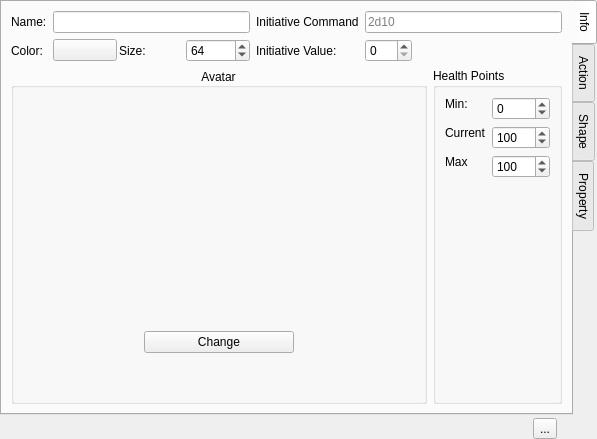
<?xml version="1.0" encoding="UTF-8"?>
<ui version="4.0">
 <class>AntagonistBoard</class>
 <widget class="QWidget" name="AntagonistBoard">
  <property name="geometry">
   <rect>
    <x>0</x>
    <y>0</y>
    <width>597</width>
    <height>439</height>
   </rect>
  </property>
  <property name="windowTitle">
   <string>NpcMaker</string>
  </property>
  <layout class="QVBoxLayout" name="verticalLayout_10">
   <property name="spacing">
    <number>2</number>
   </property>
   <property name="leftMargin">
    <number>0</number>
   </property>
   <property name="topMargin">
    <number>0</number>
   </property>
   <property name="rightMargin">
    <number>0</number>
   </property>
   <property name="bottomMargin">
    <number>0</number>
   </property>
   <item>
    <widget class="QStackedWidget" name="stackedWidget">
     <property name="sizePolicy">
      <sizepolicy hsizetype="Preferred" vsizetype="Minimum">
       <horstretch>0</horstretch>
       <verstretch>0</verstretch>
      </sizepolicy>
     </property>
     <property name="currentIndex">
      <number>1</number>
     </property>
     <widget class="QWidget" name="page_3">
      <layout class="QVBoxLayout" name="verticalLayout_8">
       <property name="spacing">
        <number>3</number>
       </property>
       <property name="leftMargin">
        <number>0</number>
       </property>
       <property name="topMargin">
        <number>0</number>
       </property>
       <property name="rightMargin">
        <number>0</number>
       </property>
       <property name="bottomMargin">
        <number>0</number>
       </property>
       <item>
        <layout class="QHBoxLayout" name="horizontalLayout_11">
         <item>
          <widget class="QLabel" name="label_10">
           <property name="text">
            <string>Search:</string>
           </property>
          </widget>
         </item>
         <item>
          <widget class="QLineEdit" name="m_searchLine"/>
         </item>
         <item>
          <widget class="QToolButton" name="m_advencedBtn">
           <property name="text">
            <string>...</string>
           </property>
           <property name="checkable">
            <bool>true</bool>
           </property>
           <property name="autoRaise">
            <bool>true</bool>
           </property>
          </widget>
         </item>
        </layout>
       </item>
       <item>
        <widget class="QGroupBox" name="m_advencedGroup">
         <property name="sizePolicy">
          <sizepolicy hsizetype="Preferred" vsizetype="Minimum">
           <horstretch>0</horstretch>
           <verstretch>0</verstretch>
          </sizepolicy>
         </property>
         <property name="title">
          <string>Advanced</string>
         </property>
         <layout class="QGridLayout" name="gridLayout_2">
          <property name="leftMargin">
           <number>0</number>
          </property>
          <property name="topMargin">
           <number>0</number>
          </property>
          <property name="rightMargin">
           <number>0</number>
          </property>
          <property name="bottomMargin">
           <number>0</number>
          </property>
          <property name="spacing">
           <number>3</number>
          </property>
          <item row="0" column="4">
           <widget class="QCheckBox" name="m_withoutAvatar">
            <property name="text">
             <string>Without</string>
            </property>
           </widget>
          </item>
          <item row="4" column="3">
           <widget class="QCheckBox" name="m_withActions">
            <property name="text">
             <string>with</string>
            </property>
           </widget>
          </item>
          <item row="0" column="0" colspan="3">
           <widget class="QLabel" name="label_2">
            <property name="text">
             <string>Avatar:</string>
            </property>
            <property name="alignment">
             <set>Qt::AlignmentFlag::AlignCenter</set>
            </property>
           </widget>
          </item>
          <item row="1" column="0" colspan="3">
           <widget class="QLabel" name="label_11">
            <property name="text">
             <string>exclude:</string>
            </property>
            <property name="alignment">
             <set>Qt::AlignmentFlag::AlignCenter</set>
            </property>
           </widget>
          </item>
          <item row="2" column="0" colspan="3">
           <widget class="QLabel" name="label_12">
            <property name="text">
             <string>tags: </string>
            </property>
            <property name="alignment">
             <set>Qt::AlignmentFlag::AlignCenter</set>
            </property>
           </widget>
          </item>
          <item row="4" column="0" colspan="3">
           <widget class="QLabel" name="label_15">
            <property name="text">
             <string>Actions:</string>
            </property>
            <property name="alignment">
             <set>Qt::AlignmentFlag::AlignCenter</set>
            </property>
           </widget>
          </item>
          <item row="2" column="3" colspan="5">
           <widget class="QLineEdit" name="m_tags"/>
          </item>
          <item row="3" column="0" colspan="3">
           <widget class="QLabel" name="label_14">
            <property name="text">
             <string>State:</string>
            </property>
            <property name="alignment">
             <set>Qt::AlignmentFlag::AlignCenter</set>
            </property>
           </widget>
          </item>
          <item row="0" column="3">
           <widget class="QCheckBox" name="m_withAvatar">
            <property name="text">
             <string>with</string>
            </property>
           </widget>
          </item>
          <item row="5" column="3">
           <widget class="QCheckBox" name="m_withShape">
            <property name="text">
             <string>with</string>
            </property>
           </widget>
          </item>
          <item row="5" column="4">
           <widget class="QCheckBox" name="m_withoutShape">
            <property name="text">
             <string>without</string>
            </property>
           </widget>
          </item>
          <item row="2" column="8">
           <widget class="QLabel" name="label_13">
            <property name="text">
             <string>exclude tags:</string>
            </property>
            <property name="alignment">
             <set>Qt::AlignmentFlag::AlignRight|Qt::AlignmentFlag::AlignTrailing|Qt::AlignmentFlag::AlignVCenter</set>
            </property>
           </widget>
          </item>
          <item row="3" column="3" colspan="5">
           <widget class="QComboBox" name="m_currentState"/>
          </item>
          <item row="3" column="8">
           <widget class="QLabel" name="label_17">
            <property name="text">
             <string>Health:</string>
            </property>
            <property name="alignment">
             <set>Qt::AlignmentFlag::AlignRight|Qt::AlignmentFlag::AlignTrailing|Qt::AlignmentFlag::AlignVCenter</set>
            </property>
           </widget>
          </item>
          <item row="3" column="9">
           <widget class="QCheckBox" name="m_fullHealth">
            <property name="text">
             <string>full life</string>
            </property>
           </widget>
          </item>
          <item row="3" column="10">
           <widget class="QCheckBox" name="m_injured">
            <property name="text">
             <string>Injured</string>
            </property>
           </widget>
          </item>
          <item row="3" column="11">
           <widget class="QCheckBox" name="m_healthMin">
            <property name="text">
             <string>Dead</string>
            </property>
           </widget>
          </item>
          <item row="4" column="4">
           <widget class="QCheckBox" name="m_withoutAction">
            <property name="text">
             <string>without</string>
            </property>
           </widget>
          </item>
          <item row="0" column="10">
           <widget class="QCheckBox" name="m_withoutInit">
            <property name="text">
             <string>without</string>
            </property>
           </widget>
          </item>
          <item row="0" column="9">
           <widget class="QCheckBox" name="m_withInit">
            <property name="text">
             <string>with</string>
            </property>
           </widget>
          </item>
          <item row="0" column="6" colspan="3">
           <widget class="QLabel" name="label_16">
            <property name="text">
             <string>Initiative Score:</string>
            </property>
            <property name="alignment">
             <set>Qt::AlignmentFlag::AlignRight|Qt::AlignmentFlag::AlignTrailing|Qt::AlignmentFlag::AlignVCenter</set>
            </property>
           </widget>
          </item>
          <item row="4" column="10">
           <widget class="QCheckBox" name="m_withoutProperties">
            <property name="text">
             <string>without</string>
            </property>
           </widget>
          </item>
          <item row="5" column="10">
           <widget class="QCheckBox" name="m_withoutInitCmd">
            <property name="text">
             <string>without</string>
            </property>
           </widget>
          </item>
          <item row="4" column="9">
           <widget class="QCheckBox" name="m_withProperties">
            <property name="text">
             <string>with</string>
            </property>
           </widget>
          </item>
          <item row="5" column="9">
           <widget class="QCheckBox" name="m_withInitCmd">
            <property name="text">
             <string>with</string>
            </property>
           </widget>
          </item>
          <item row="4" column="8">
           <widget class="QLabel" name="label_19">
            <property name="text">
             <string>Properties:</string>
            </property>
            <property name="alignment">
             <set>Qt::AlignmentFlag::AlignRight|Qt::AlignmentFlag::AlignTrailing|Qt::AlignmentFlag::AlignVCenter</set>
            </property>
           </widget>
          </item>
          <item row="5" column="8">
           <widget class="QLabel" name="label_20">
            <property name="text">
             <string>Initiative Command:</string>
            </property>
           </widget>
          </item>
          <item row="2" column="9" colspan="3">
           <widget class="QLineEdit" name="m_exludedTags"/>
          </item>
          <item row="1" column="3" colspan="9">
           <widget class="QLineEdit" name="m_textToExclude"/>
          </item>
          <item row="5" column="0" colspan="3">
           <widget class="QLabel" name="label_18">
            <property name="text">
             <string>Shapes:</string>
            </property>
            <property name="alignment">
             <set>Qt::AlignmentFlag::AlignCenter</set>
            </property>
           </widget>
          </item>
          <item row="5" column="11">
           <widget class="QComboBox" name="m_colorCombo"/>
          </item>
          <item row="4" column="11">
           <widget class="QLabel" name="label_21">
            <property name="text">
             <string>Color:</string>
            </property>
           </widget>
          </item>
         </layout>
        </widget>
       </item>
       <item>
        <widget class="DragableTableView" name="m_antogonistView">
         <property name="sizePolicy">
          <sizepolicy hsizetype="Expanding" vsizetype="MinimumExpanding">
           <horstretch>0</horstretch>
           <verstretch>0</verstretch>
          </sizepolicy>
         </property>
         <property name="dragEnabled">
          <bool>true</bool>
         </property>
         <property name="dragDropMode">
          <enum>QAbstractItemView::DragDropMode::InternalMove</enum>
         </property>
         <property name="alternatingRowColors">
          <bool>true</bool>
         </property>
         <property name="selectionBehavior">
          <enum>QAbstractItemView::SelectionBehavior::SelectRows</enum>
         </property>
         <property name="showGrid">
          <bool>true</bool>
         </property>
         <property name="sortingEnabled">
          <bool>true</bool>
         </property>
         <attribute name="horizontalHeaderMinimumSectionSize">
          <number>40</number>
         </attribute>
         <attribute name="horizontalHeaderStretchLastSection">
          <bool>true</bool>
         </attribute>
         <attribute name="verticalHeaderVisible">
          <bool>false</bool>
         </attribute>
         <attribute name="verticalHeaderMinimumSectionSize">
          <number>64</number>
         </attribute>
         <attribute name="verticalHeaderDefaultSectionSize">
          <number>64</number>
         </attribute>
        </widget>
       </item>
       <item>
        <layout class="QHBoxLayout" name="horizontalLayout_6">
         <item>
          <widget class="QToolButton" name="m_addCharacterBtn">
           <property name="text">
            <string>...</string>
           </property>
          </widget>
         </item>
         <item>
          <spacer name="horizontalSpacer_3">
           <property name="orientation">
            <enum>Qt::Orientation::Horizontal</enum>
           </property>
           <property name="sizeHint" stdset="0">
            <size>
             <width>40</width>
             <height>20</height>
            </size>
           </property>
          </spacer>
         </item>
         <item>
          <widget class="QToolButton" name="m_removeCharacterBtn">
           <property name="text">
            <string>...</string>
           </property>
          </widget>
         </item>
        </layout>
       </item>
      </layout>
     </widget>
     <widget class="QWidget" name="page">
      <layout class="QVBoxLayout" name="verticalLayout_9">
       <property name="spacing">
        <number>3</number>
       </property>
       <property name="leftMargin">
        <number>0</number>
       </property>
       <property name="topMargin">
        <number>0</number>
       </property>
       <property name="rightMargin">
        <number>0</number>
       </property>
       <property name="bottomMargin">
        <number>0</number>
       </property>
       <item>
        <widget class="QTabWidget" name="tabWidget">
         <property name="tabPosition">
          <enum>QTabWidget::TabPosition::East</enum>
         </property>
         <property name="currentIndex">
          <number>0</number>
         </property>
         <widget class="QWidget" name="tab">
          <attribute name="title">
           <string>Info</string>
          </attribute>
          <layout class="QVBoxLayout" name="verticalLayout_11">
           <item>
            <layout class="QGridLayout" name="gridLayout">
             <item row="1" column="3">
              <layout class="QHBoxLayout" name="horizontalLayout_8">
               <item>
                <widget class="QSpinBox" name="m_initValue">
                 <property name="maximum">
                  <number>100</number>
                 </property>
                </widget>
               </item>
               <item>
                <spacer name="horizontalSpacer_5">
                 <property name="orientation">
                  <enum>Qt::Orientation::Horizontal</enum>
                 </property>
                 <property name="sizeHint" stdset="0">
                  <size>
                   <width>40</width>
                   <height>20</height>
                  </size>
                 </property>
                </spacer>
               </item>
              </layout>
             </item>
             <item row="1" column="1">
              <layout class="QHBoxLayout" name="horizontalLayout_7">
               <property name="spacing">
                <number>2</number>
               </property>
               <item>
                <widget class="ColorButton" name="m_colorSelector">
                 <property name="text">
                  <string/>
                 </property>
                </widget>
               </item>
               <item>
                <widget class="QLabel" name="label_9">
                 <property name="minimumSize">
                  <size>
                   <width>0</width>
                   <height>0</height>
                  </size>
                 </property>
                 <property name="text">
                  <string>Size:</string>
                 </property>
                </widget>
               </item>
               <item>
                <widget class="QSpinBox" name="m_sizeEdit">
                 <property name="minimum">
                  <number>1</number>
                 </property>
                 <property name="maximum">
                  <number>1000</number>
                 </property>
                 <property name="value">
                  <number>64</number>
                 </property>
                </widget>
               </item>
              </layout>
             </item>
             <item row="0" column="1">
              <widget class="QLineEdit" name="m_nameEdit"/>
             </item>
             <item row="1" column="2">
              <widget class="QLabel" name="label_8">
               <property name="text">
                <string>Initiative Value:</string>
               </property>
              </widget>
             </item>
             <item row="0" column="0">
              <widget class="QLabel" name="label">
               <property name="maximumSize">
                <size>
                 <width>16777215</width>
                 <height>16777215</height>
                </size>
               </property>
               <property name="text">
                <string>Name:</string>
               </property>
              </widget>
             </item>
             <item row="0" column="2">
              <widget class="QLabel" name="label_7">
               <property name="text">
                <string>Initiative Command</string>
               </property>
              </widget>
             </item>
             <item row="0" column="3">
              <widget class="QLineEdit" name="m_initCommand">
               <property name="placeholderText">
                <string>2d10</string>
               </property>
              </widget>
             </item>
             <item row="1" column="0">
              <widget class="QLabel" name="label_6">
               <property name="maximumSize">
                <size>
                 <width>16777215</width>
                 <height>16777215</height>
                </size>
               </property>
               <property name="text">
                <string>Color:</string>
               </property>
              </widget>
             </item>
            </layout>
           </item>
           <item>
            <layout class="QHBoxLayout" name="horizontalLayout_9">
             <item>
              <widget class="QGroupBox" name="groupBox_5">
               <property name="title">
                <string>Avatar</string>
               </property>
               <property name="alignment">
                <set>Qt::AlignmentFlag::AlignCenter</set>
               </property>
               <layout class="QHBoxLayout" name="horizontalLayout_3">
                <item>
                 <spacer name="horizontalSpacer">
                  <property name="orientation">
                   <enum>Qt::Orientation::Horizontal</enum>
                  </property>
                  <property name="sizeHint" stdset="0">
                   <size>
                    <width>40</width>
                    <height>20</height>
                   </size>
                  </property>
                 </spacer>
                </item>
                <item>
                 <layout class="QVBoxLayout" name="verticalLayout_7">
                  <item>
                   <widget class="QLabel" name="m_avatarDisplay">
                    <property name="sizePolicy">
                     <sizepolicy hsizetype="Preferred" vsizetype="Maximum">
                      <horstretch>0</horstretch>
                      <verstretch>0</verstretch>
                     </sizepolicy>
                    </property>
                    <property name="minimumSize">
                     <size>
                      <width>150</width>
                      <height>150</height>
                     </size>
                    </property>
                    <property name="maximumSize">
                     <size>
                      <width>100</width>
                      <height>100</height>
                     </size>
                    </property>
                    <property name="text">
                     <string/>
                    </property>
                    <property name="scaledContents">
                     <bool>true</bool>
                    </property>
                    <property name="alignment">
                     <set>Qt::AlignmentFlag::AlignCenter</set>
                    </property>
                   </widget>
                  </item>
                  <item>
                   <widget class="QPushButton" name="m_avatarOpenFileBtn">
                    <property name="text">
                     <string>Change</string>
                    </property>
                   </widget>
                  </item>
                 </layout>
                </item>
                <item>
                 <spacer name="horizontalSpacer_2">
                  <property name="orientation">
                   <enum>Qt::Orientation::Horizontal</enum>
                  </property>
                  <property name="sizeHint" stdset="0">
                   <size>
                    <width>40</width>
                    <height>20</height>
                   </size>
                  </property>
                 </spacer>
                </item>
               </layout>
              </widget>
             </item>
             <item>
              <widget class="QGroupBox" name="groupBox_3">
               <property name="sizePolicy">
                <sizepolicy hsizetype="Preferred" vsizetype="MinimumExpanding">
                 <horstretch>0</horstretch>
                 <verstretch>0</verstretch>
                </sizepolicy>
               </property>
               <property name="title">
                <string>Health Points</string>
               </property>
               <layout class="QFormLayout" name="formLayout">
                <item row="0" column="0">
                 <widget class="QLabel" name="label_3">
                  <property name="sizePolicy">
                   <sizepolicy hsizetype="Preferred" vsizetype="Maximum">
                    <horstretch>0</horstretch>
                    <verstretch>0</verstretch>
                   </sizepolicy>
                  </property>
                  <property name="text">
                   <string>Min:</string>
                  </property>
                 </widget>
                </item>
                <item row="0" column="1">
                 <widget class="QSpinBox" name="m_lifeMin">
                  <property name="sizePolicy">
                   <sizepolicy hsizetype="Maximum" vsizetype="Maximum">
                    <horstretch>0</horstretch>
                    <verstretch>0</verstretch>
                   </sizepolicy>
                  </property>
                  <property name="minimum">
                   <number>-1000</number>
                  </property>
                  <property name="maximum">
                   <number>1000</number>
                  </property>
                 </widget>
                </item>
                <item row="1" column="0">
                 <widget class="QLabel" name="label_4">
                  <property name="sizePolicy">
                   <sizepolicy hsizetype="Preferred" vsizetype="Maximum">
                    <horstretch>0</horstretch>
                    <verstretch>0</verstretch>
                   </sizepolicy>
                  </property>
                  <property name="text">
                   <string>Current</string>
                  </property>
                 </widget>
                </item>
                <item row="1" column="1">
                 <widget class="QSpinBox" name="m_currentLife">
                  <property name="sizePolicy">
                   <sizepolicy hsizetype="Maximum" vsizetype="Maximum">
                    <horstretch>0</horstretch>
                    <verstretch>0</verstretch>
                   </sizepolicy>
                  </property>
                  <property name="minimum">
                   <number>-1000</number>
                  </property>
                  <property name="maximum">
                   <number>1000</number>
                  </property>
                  <property name="value">
                   <number>100</number>
                  </property>
                 </widget>
                </item>
                <item row="2" column="0">
                 <widget class="QLabel" name="label_5">
                  <property name="sizePolicy">
                   <sizepolicy hsizetype="Preferred" vsizetype="Maximum">
                    <horstretch>0</horstretch>
                    <verstretch>0</verstretch>
                   </sizepolicy>
                  </property>
                  <property name="text">
                   <string>Max</string>
                  </property>
                 </widget>
                </item>
                <item row="2" column="1">
                 <widget class="QSpinBox" name="m_maxLife">
                  <property name="sizePolicy">
                   <sizepolicy hsizetype="Maximum" vsizetype="Maximum">
                    <horstretch>0</horstretch>
                    <verstretch>0</verstretch>
                   </sizepolicy>
                  </property>
                  <property name="minimum">
                   <number>-1000</number>
                  </property>
                  <property name="maximum">
                   <number>1000</number>
                  </property>
                  <property name="value">
                   <number>100</number>
                  </property>
                 </widget>
                </item>
               </layout>
              </widget>
             </item>
            </layout>
           </item>
           <item>
            <spacer name="verticalSpacer_4">
             <property name="orientation">
              <enum>Qt::Orientation::Vertical</enum>
             </property>
             <property name="sizeType">
              <enum>QSizePolicy::Policy::Maximum</enum>
             </property>
             <property name="sizeHint" stdset="0">
              <size>
               <width>20</width>
               <height>0</height>
              </size>
             </property>
            </spacer>
           </item>
          </layout>
         </widget>
         <widget class="QWidget" name="tab_2">
          <attribute name="title">
           <string>Action</string>
          </attribute>
          <layout class="QVBoxLayout" name="verticalLayout_6">
           <property name="spacing">
            <number>2</number>
           </property>
           <property name="leftMargin">
            <number>2</number>
           </property>
           <property name="topMargin">
            <number>2</number>
           </property>
           <property name="rightMargin">
            <number>2</number>
           </property>
           <property name="bottomMargin">
            <number>2</number>
           </property>
           <item>
            <widget class="QGroupBox" name="groupBox_2">
             <property name="title">
              <string>Actions</string>
             </property>
             <layout class="QHBoxLayout" name="horizontalLayout">
              <property name="spacing">
               <number>2</number>
              </property>
              <property name="leftMargin">
               <number>2</number>
              </property>
              <property name="topMargin">
               <number>2</number>
              </property>
              <property name="rightMargin">
               <number>2</number>
              </property>
              <property name="bottomMargin">
               <number>2</number>
              </property>
              <item>
               <widget class="QTableView" name="m_actionList">
                <property name="selectionMode">
                 <enum>QAbstractItemView::SelectionMode::SingleSelection</enum>
                </property>
                <attribute name="horizontalHeaderStretchLastSection">
                 <bool>true</bool>
                </attribute>
               </widget>
              </item>
              <item>
               <layout class="QVBoxLayout" name="verticalLayout">
                <item>
                 <widget class="QToolButton" name="m_addActionBtn">
                  <property name="text">
                   <string>...</string>
                  </property>
                 </widget>
                </item>
                <item>
                 <widget class="QToolButton" name="m_removeActBtn">
                  <property name="text">
                   <string>...</string>
                  </property>
                 </widget>
                </item>
                <item>
                 <spacer name="verticalSpacer_2">
                  <property name="orientation">
                   <enum>Qt::Orientation::Vertical</enum>
                  </property>
                  <property name="sizeHint" stdset="0">
                   <size>
                    <width>20</width>
                    <height>40</height>
                   </size>
                  </property>
                 </spacer>
                </item>
               </layout>
              </item>
             </layout>
            </widget>
           </item>
          </layout>
         </widget>
         <widget class="QWidget" name="tab_3">
          <attribute name="title">
           <string>Shape</string>
          </attribute>
          <layout class="QVBoxLayout" name="verticalLayout_5">
           <property name="spacing">
            <number>2</number>
           </property>
           <property name="leftMargin">
            <number>2</number>
           </property>
           <property name="topMargin">
            <number>2</number>
           </property>
           <property name="rightMargin">
            <number>2</number>
           </property>
           <property name="bottomMargin">
            <number>2</number>
           </property>
           <item>
            <widget class="QGroupBox" name="groupBox">
             <property name="title">
              <string>Shapes</string>
             </property>
             <layout class="QHBoxLayout" name="horizontalLayout_2">
              <property name="spacing">
               <number>2</number>
              </property>
              <property name="leftMargin">
               <number>2</number>
              </property>
              <property name="topMargin">
               <number>2</number>
              </property>
              <property name="rightMargin">
               <number>2</number>
              </property>
              <property name="bottomMargin">
               <number>2</number>
              </property>
              <item>
               <widget class="QTableView" name="m_shapeList">
                <property name="selectionMode">
                 <enum>QAbstractItemView::SelectionMode::SingleSelection</enum>
                </property>
                <property name="iconSize">
                 <size>
                  <width>32</width>
                  <height>32</height>
                 </size>
                </property>
                <attribute name="horizontalHeaderStretchLastSection">
                 <bool>true</bool>
                </attribute>
               </widget>
              </item>
              <item>
               <layout class="QVBoxLayout" name="verticalLayout_2">
                <item>
                 <widget class="QToolButton" name="m_addShapeBtn">
                  <property name="text">
                   <string>...</string>
                  </property>
                 </widget>
                </item>
                <item>
                 <widget class="QToolButton" name="m_removeShapeBtn">
                  <property name="text">
                   <string>...</string>
                  </property>
                 </widget>
                </item>
                <item>
                 <spacer name="verticalSpacer">
                  <property name="orientation">
                   <enum>Qt::Orientation::Vertical</enum>
                  </property>
                  <property name="sizeHint" stdset="0">
                   <size>
                    <width>20</width>
                    <height>40</height>
                   </size>
                  </property>
                 </spacer>
                </item>
               </layout>
              </item>
             </layout>
            </widget>
           </item>
          </layout>
         </widget>
         <widget class="QWidget" name="tab_4">
          <attribute name="title">
           <string>Property</string>
          </attribute>
          <layout class="QVBoxLayout" name="verticalLayout_4">
           <property name="spacing">
            <number>3</number>
           </property>
           <property name="leftMargin">
            <number>2</number>
           </property>
           <property name="topMargin">
            <number>2</number>
           </property>
           <property name="rightMargin">
            <number>2</number>
           </property>
           <property name="bottomMargin">
            <number>2</number>
           </property>
           <item>
            <widget class="QGroupBox" name="groupBox_4">
             <property name="title">
              <string>Properties</string>
             </property>
             <layout class="QHBoxLayout" name="horizontalLayout_5">
              <property name="spacing">
               <number>2</number>
              </property>
              <property name="leftMargin">
               <number>2</number>
              </property>
              <property name="topMargin">
               <number>2</number>
              </property>
              <property name="rightMargin">
               <number>2</number>
              </property>
              <property name="bottomMargin">
               <number>2</number>
              </property>
              <item>
               <widget class="QTableView" name="m_propertyList">
                <property name="selectionMode">
                 <enum>QAbstractItemView::SelectionMode::SingleSelection</enum>
                </property>
                <property name="selectionBehavior">
                 <enum>QAbstractItemView::SelectionBehavior::SelectRows</enum>
                </property>
                <attribute name="horizontalHeaderStretchLastSection">
                 <bool>true</bool>
                </attribute>
               </widget>
              </item>
              <item>
               <layout class="QVBoxLayout" name="verticalLayout_3">
                <item>
                 <widget class="QToolButton" name="m_addPropertyBtn">
                  <property name="text">
                   <string>...</string>
                  </property>
                 </widget>
                </item>
                <item>
                 <widget class="QToolButton" name="m_removePropertyBtn">
                  <property name="text">
                   <string>...</string>
                  </property>
                 </widget>
                </item>
                <item>
                 <spacer name="verticalSpacer_3">
                  <property name="orientation">
                   <enum>Qt::Orientation::Vertical</enum>
                  </property>
                  <property name="sizeHint" stdset="0">
                   <size>
                    <width>20</width>
                    <height>40</height>
                   </size>
                  </property>
                 </spacer>
                </item>
               </layout>
              </item>
             </layout>
            </widget>
           </item>
          </layout>
         </widget>
        </widget>
       </item>
       <item>
        <layout class="QHBoxLayout" name="horizontalLayout_4" stretch="1,0,0">
         <property name="spacing">
          <number>2</number>
         </property>
         <item>
          <spacer name="horizontalSpacer_11">
           <property name="orientation">
            <enum>Qt::Orientation::Horizontal</enum>
           </property>
           <property name="sizeHint" stdset="0">
            <size>
             <width>40</width>
             <height>20</height>
            </size>
           </property>
          </spacer>
         </item>
         <item>
          <widget class="QToolButton" name="m_saveBtn">
           <property name="text">
            <string>...</string>
           </property>
          </widget>
         </item>
         <item>
          <spacer name="horizontalSpacer_10">
           <property name="orientation">
            <enum>Qt::Orientation::Horizontal</enum>
           </property>
           <property name="sizeHint" stdset="0">
            <size>
             <width>40</width>
             <height>20</height>
            </size>
           </property>
          </spacer>
         </item>
        </layout>
       </item>
      </layout>
     </widget>
    </widget>
   </item>
  </layout>
  <action name="m_addActionAct">
   <property name="icon">
    <iconset theme="add">
     <normaloff>:/resources/icons/add_round.png</normaloff>:/resources/icons/add_round.png</iconset>
   </property>
   <property name="text">
    <string>Add Action</string>
   </property>
   <property name="toolTip">
    <string>add action</string>
   </property>
  </action>
  <action name="m_removeActionAct">
   <property name="icon">
    <iconset theme="remove">
     <normaloff>:/resources/icons/delete.png</normaloff>:/resources/icons/delete.png</iconset>
   </property>
   <property name="text">
    <string>Remove Action</string>
   </property>
   <property name="toolTip">
    <string>Remove Action</string>
   </property>
  </action>
  <action name="m_addShapeAct">
   <property name="icon">
    <iconset theme="add">
     <normaloff>:/resources/icons/add_round.png</normaloff>:/resources/icons/add_round.png</iconset>
   </property>
   <property name="text">
    <string>Add Shape</string>
   </property>
   <property name="toolTip">
    <string>Add Shape</string>
   </property>
  </action>
  <action name="m_removeShapeAct">
   <property name="icon">
    <iconset theme="remove">
     <normaloff>:/resources/icons/delete.png</normaloff>:/resources/icons/delete.png</iconset>
   </property>
   <property name="text">
    <string>Remove Shape</string>
   </property>
   <property name="toolTip">
    <string>Remove Shape</string>
   </property>
  </action>
  <action name="m_addPropertyAct">
   <property name="icon">
    <iconset theme="add">
     <normaloff>:/resources/icons/add_round.png</normaloff>:/resources/icons/add_round.png</iconset>
   </property>
   <property name="text">
    <string>Add Property</string>
   </property>
   <property name="toolTip">
    <string>Add Property</string>
   </property>
  </action>
  <action name="m_removePropertyAct">
   <property name="icon">
    <iconset theme="remove">
     <normaloff>:/resources/icons/delete.png</normaloff>:/resources/icons/delete.png</iconset>
   </property>
   <property name="text">
    <string>Remove Property</string>
   </property>
   <property name="toolTip">
    <string>Remove Property</string>
   </property>
  </action>
  <action name="m_addCharacterAct">
   <property name="icon">
    <iconset theme="add"/>
   </property>
   <property name="text">
    <string>Add Character</string>
   </property>
  </action>
  <action name="m_removeCharacterAct">
   <property name="icon">
    <iconset theme="remove"/>
   </property>
   <property name="text">
    <string>Remove Character</string>
   </property>
  </action>
  <action name="m_advencedAct">
   <property name="checkable">
    <bool>true</bool>
   </property>
   <property name="icon">
    <iconset theme="preferences-other"/>
   </property>
   <property name="text">
    <string>Advanced</string>
   </property>
  </action>
 </widget>
 <customwidgets>
  <customwidget>
   <class>ColorButton</class>
   <extends>QPushButton</extends>
   <header>common_widgets/colorbutton.h</header>
  </customwidget>
  <customwidget>
   <class>DragableTableView</class>
   <extends>QTableView</extends>
   <header>rwidgets/modelviews/dragabletableview.h</header>
  </customwidget>
 </customwidgets>
 <resources/>
 <connections>
  <connection>
   <sender>m_advencedBtn</sender>
   <signal>toggled(bool)</signal>
   <receiver>m_advencedGroup</receiver>
   <slot>setVisible(bool)</slot>
   <hints>
    <hint type="sourcelabel">
     <x>779</x>
     <y>42</y>
    </hint>
    <hint type="destinationlabel">
     <x>239</x>
     <y>147</y>
    </hint>
   </hints>
  </connection>
 </connections>
</ui>
